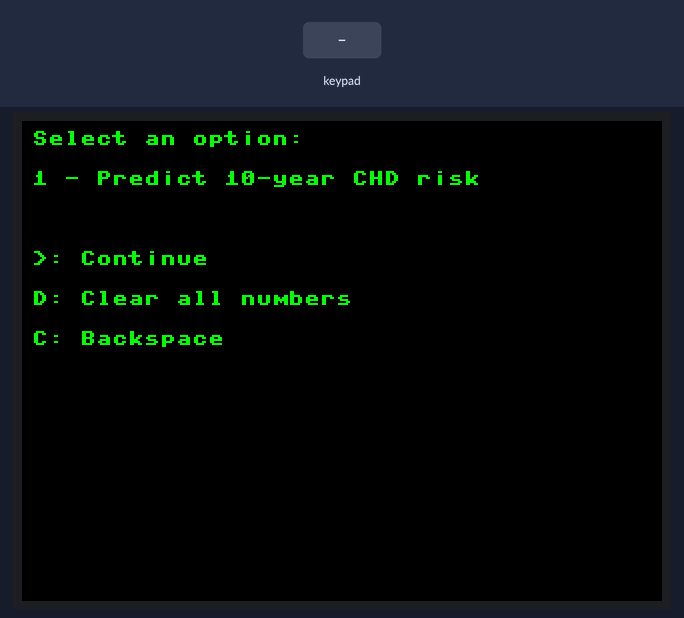
Bench run of a program on a simulated Raspberry Pi Pico running MicroPython. Parts: 320×240 colour display. Inputs (shaded band) come from the test bench. WiFi joins after 1.5 s; library files of the repository ran but are not shown: ILI9341.py.

Above: at 3.7 s.
3.8 s: keypad keys 1 2 D pressed 0.4 s apart
At 5.6 s:
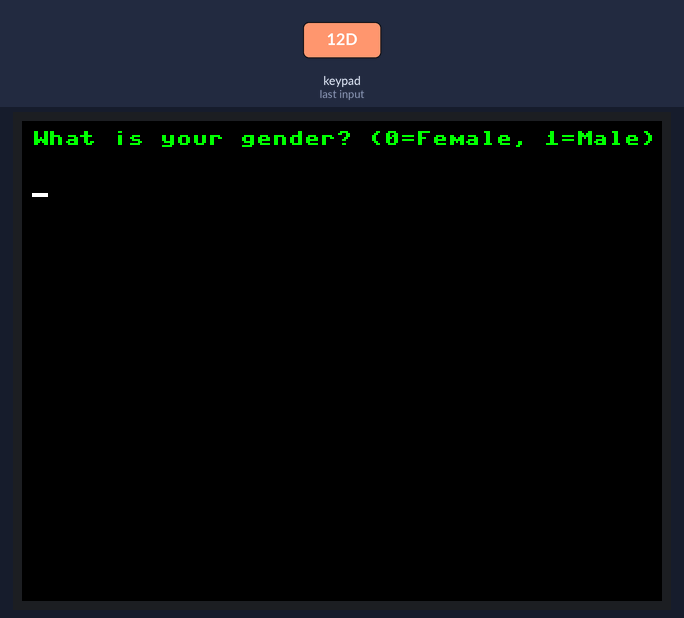
6.5 s: key '>' pressed
At 7.8 s:
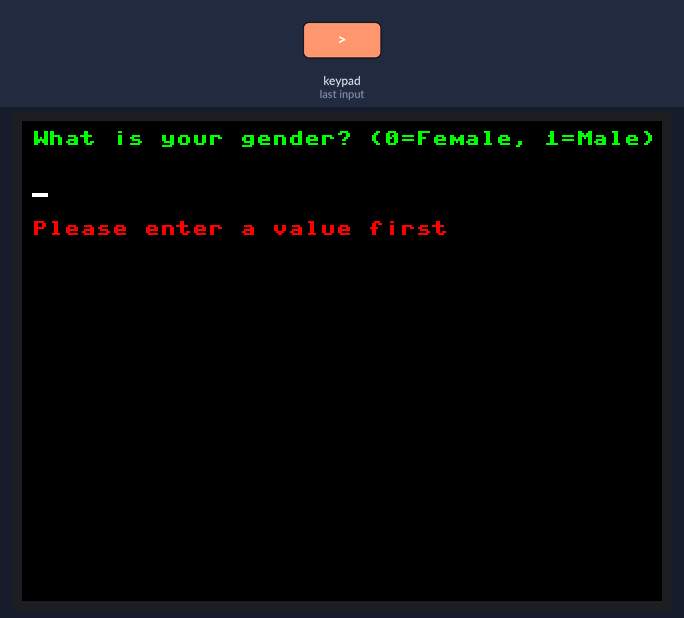
8.1 s: key '1' pressed
9.7 s: key '>' pressed
At 11.1 s:
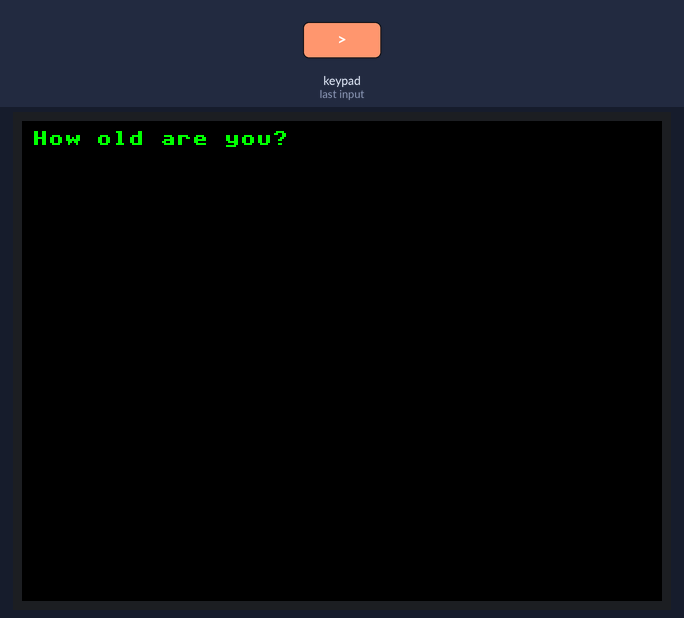
11.4 s: keypad keys 1 2 pressed 0.4 s apart
13.7 s: key '>' pressed
At 15.3 s:
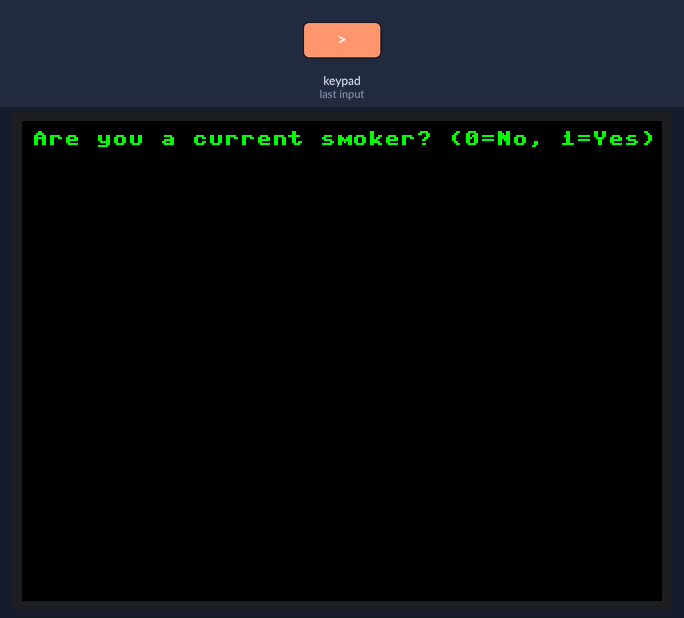
Timing chart, 0 to 16.4 s (numbered marks = the images above; inputs shaded):
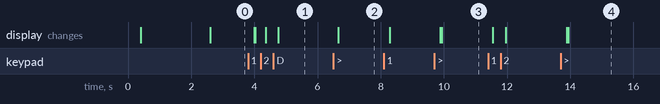

The program:

main.py
```python
"""
MicroPython Application for Explainable Coronary Heart Disease Prediction

This program runs on the Raspberry Pi Pico W and provides a simple
user interface using a keypad and an ILI9341 TFT display.

Workflow:
    1. Connect to a Wi-Fi network.
    2. Collect the patient's clinical information.
    3. Send the data to the Flask REST API.
    4. Receive the predicted CHD probability and LIME explanation.
    5. Display the prediction and explanation on the TFT screen.

Hardware:
    - Raspberry Pi Pico W
    - 4x4 Matrix Keypad
    - ILI9341 TFT Display
"""


import time
from machine import SPI, Pin
import ILI9341
import network
import urequests


# Replace with the public URL of your deployed Flask API.
API_URL = "https://YOUR_SERVER_URL/predict"


# ============================================================
# Hardware initialization
# ============================================================
spi = SPI(1, baudrate=20000000, sck=Pin(10), mosi=Pin(11), miso=Pin(12))
display = ILI9341.Display(spi=spi, cs=Pin(17), dc=Pin(19), rst=Pin(18), rotation=90, width=320, height=240)
rows = [Pin(i, Pin.OUT) for i in range(1, 5)]
cols = [Pin(i, Pin.IN, Pin.PULL_DOWN) for i in range(5, 9)]
key_map = [
    ["1", "2", "3", "B"],
    ["4", "5", "6", "C"],
    ["7", "8", "9", "D"],
    ["<", "0", ">", "."]    ]


# ============================================================
# Clinical input fields
# ============================================================
features = [
    ("male", "What is your gender? (0=Female, 1=Male)"),
    ("age", "How old are you?"),
    ("currentSmoker", "Are you a current smoker? (0=No, 1=Yes)"),
    ("cigsPerDay", "How many cigarettes do you smoke\nper day (on average)?"),
    ("BPMeds", "Do you take any medication for blood\npressure? (0=No, 1=Yes)"),
    ("prevalentStroke", "Have you ever had a stroke?\n(0=No, 1=Yes)"),
    ("prevalentHyp", "Have you ever been diagnosed with high\nblood pressure? (0=No, 1=Yes)"),
    ("diabetes", "Do you have diabetes? (0=No, 1=Yes)"),
    ("totChol", "What is your total cholesterol level?\n(mg/dL)"),
    ("sysBP", "What is your Systolic blood pressure?\n(mmHG)"),
    ("diaBP", "What is your Diastolic blood pressure?\n(mmHG)"),
    ("BMI", "What is your body mass index (BMI)?"),
    ("heartRate", "What is your resting heart rate? (bpm)"),
    ("glucose", "What is your fasting glucose level from\na blood test? (mg/dL)")   ]


# ============================================================
# Keypad functions
# ============================================================
def get_key():
    for row_idx, row in enumerate(rows):
        row.value(1)
        for col_idx, col in enumerate(cols):
            if col.value():
                key = key_map[row_idx][col_idx]
                while col.value():
                    time.sleep(0.05)
                row.value(0)
                return key
        row.value(0)
    return None


# ============================================================
# Display functions
# ============================================================
def draw_text(text, x=0, y=0, line_height=15, color=ILI9341.color565(255, 255, 255)):
    lines = text.split('\n')
    for i, line in enumerate(lines):
        # Replace unsupported characters before drawing text.
        clean_line = ''.join(c if 32 <= ord(c) <= 126 else '?' for c in line)
        display.draw_text8x8(x, y + i * line_height, clean_line, color)


def get_user_input(prompt, color=ILI9341.color565(0, 255, 0)):
    input_str = ""
    display.clear()
    draw_text(prompt, 5, 5, line_height=10, color=color)
    while True:
        key = get_key()
        if key:
            if key == ">":
                if input_str.strip() == "":
                    draw_text("Please enter a value first", 5, 50, line_height=10, color=ILI9341.color565(255, 0, 0))
                    continue
                return input_str
            elif key == "C":
                input_str = input_str[:-1]
            elif key == "D":
                input_str = ""
            elif key in "0123456789.":
                input_str += key
            display.fill_rectangle(0, 30, 240, 10, 0)
            draw_text(input_str or "_", 5, 30, line_height=10, color=ILI9341.color565(255, 255, 255))


# ============================================================
# Data collection
# ============================================================
def collect_patient_data():
    """Collect the 14 clinical features entered by the user."""
    data_values = []
    for _, question in features:
        value = get_user_input(question)
        value = float(value) if "." in value else int(value)
        data_values.append(value)
    return data_values


# ============================================================
# Network communication
# ============================================================
def connect_wifi():
    """Connect Raspberry Pi Pico W to the configured Wi-Fi network."""
    wlan = network.WLAN(network.STA_IF)
    wlan.active(True)
    wlan.connect("SSID", "PASS")
    timeout = 0
    while not wlan.isconnected() and timeout < 20:
        time.sleep(1)
        timeout += 1
    if wlan.isconnected():
        return True
    else:
        draw_text("WiFi Failed!\nCheck SSID/Password", 10, 50, color=ILI9341.color565(255, 0, 0))
        return False


def send_to_api(data_values):
    """Send patient data to the prediction API and return the JSON response."""
    headers = {"Content-Type": "application/json"}
    try:
        return urequests.post(API_URL, json={"data": data_values}, headers=headers, timeout=20).json()
    except Exception as e:
        return {"error": f"Request Error: {str(e)}"}


# ============================================================
# Result visualization
# ============================================================
def display_result_with_lime(result):
    """Display the predicted CHD risk and LIME explanation on the TFT display."""
    if "error" in result:
        display.clear()
        draw_text(f"Error: {result['error']}", 5, 5, 15, ILI9341.color565(255, 0, 0))
        return
    probability = result.get("probability", 0)
    lime_features = result.get("lime_features", [])
    # Number of LIME features displayed on each screen.
    items_per_page = 7
    current_index = 0
    while True:
        display.clear()
        prob_text = f"Risk Probability: {probability}%"
        draw_text(prob_text, 5, 5, 15, ILI9341.color565(255, 255, 0))
        y_position = 45
        for i in range(current_index, min(current_index + items_per_page, len(lime_features))):
            feature = lime_features[i]
            weight = feature["weight"]
            feature_name = feature["feature"]
            # Red: increases CHD risk, Green: decreases CHD risk.
            color = ILI9341.color565(255, 0, 0) if weight > 0 else ILI9341.color565(0, 255, 0)
            # Shorten long feature names to fit the display.
            if len(feature_name) > 25:
                feature_name = feature_name[:22] + "..."
            feature_text = f"{weight:+.2f}: {feature_name}"
            draw_text(feature_text, 5, y_position, 15, color)
            y_position += 20
        is_last_page = current_index + items_per_page >= len(lime_features)
        nav_text = ""
        if current_index > 0:
            nav_text += "< Prev     "
        if is_last_page:
            nav_text += "> Main Menu"
        else:
            nav_text += "Next >"
        draw_text(nav_text, 5, 220, 15, ILI9341.color565(255, 255, 255))
        while True:
            key = get_key()
            if key == "<" and current_index > 0:
                current_index -= items_per_page
                break
            elif key == ">":
                if is_last_page:
                    return
                elif current_index + items_per_page < len(lime_features):
                    current_index += items_per_page
                    break
            time.sleep(0.1)


# ============================================================
# Main program
# ============================================================
if __name__ == "__main__":
    if connect_wifi():
        display.clear()
        main_menu_text = "Select an option:\n1 - Predict 10-year CHD risk\n  \n>: Continue\nD: Clear all numbers\nC: Backspace"
        draw_text(main_menu_text, 5, 5, line_height=20, color=ILI9341.color565(0, 255, 0))
        while True:
            key = get_key()
            if key == "1":
                data_values = collect_patient_data()
                display.clear()
                draw_text("Sending data...\nPlease wait", 5, 5, line_height=15, color=ILI9341.color565(255, 255, 0))
                result = send_to_api(data_values)
                if result and "error" not in result:
                    display_result_with_lime(result)
                    time.sleep(0.1)
                else:
                    display.clear()
                    error_msg = result.get("error", "Unknown error") if result else "No response"
                    draw_text(f"Error: {error_msg}", 5, 5, line_height=15, color=ILI9341.color565(255, 0, 0))
                    time.sleep(3)
                display.clear()
                draw_text(main_menu_text, 5, 5, line_height=20, color=ILI9341.color565(0, 255, 0))
```

Measured:
- after the input at 3.8 s, the display: first changes after 0.19 s (image 1 shows a later state)
- after the input at 6.5 s, the display: changes after 0.15 s (image 2)
- after the input at 9.7 s, the display: first changes after 0.19 s (image 3 shows a later state)
- after the input at 13.7 s, the display: first changes after 0.19 s (image 4 shows a later state)
